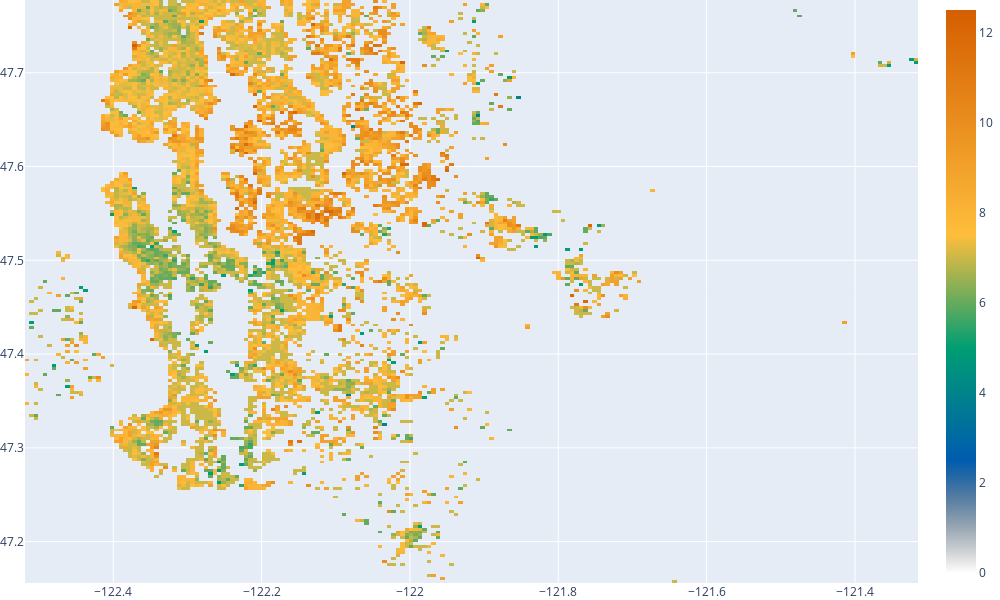

Notebook cell for this chart:
### Code cell
# Set initial center coordinates and zoom level
initial_center = {"lat": df_kch["lat"].mean(), "lon": df_kch["long"].mean()}
initial_zoom = 10  # Adjust the zoom level as needed

# Define the grid dimensions (number of bins)
num_bins_x = 200
num_bins_y = 200


# Calculate bin edges
x_edges = np.linspace(df_kch["long"].min(), df_kch["long"].max(), num_bins_x + 1)
y_edges = np.linspace(df_kch["lat"].min(), df_kch["lat"].max(), num_bins_y + 1)

# Use numpy.digitize to assign data points to bins
x_bin_indices = np.digitize(df_kch["long"], x_edges) - 1
y_bin_indices = np.digitize(df_kch["lat"], y_edges) - 1

# Aggregate data into rectangular bins
bin_avg_grades = np.zeros((num_bins_y, num_bins_x))

# Calculate average grades for each bin
for i in range(num_bins_y):
    for j in range(num_bins_x):
        mask = (x_bin_indices == j) & (y_bin_indices == i)
        if np.any(mask):
            bin_avg_grades[i, j] = np.mean(df_kch.loc[mask, "grade"])

# Define a color scale with transparency
colorscale = [
    [0, "rgba(0, 0, 0, 0)"],  # Transparent
    [0.2, "rgb(0, 92, 175)"],  # Blue
    [0.4, "rgb(0, 158, 115)"],  # Green
    [0.6, "rgb(254, 190, 60)"],  # Yellow
    [1.0, "rgb(213, 94, 0)"]  # Orange
]
# Create a heatmap-like representation using go.Heatmap
heatmap = go.Heatmap(
    z=bin_avg_grades,
    x=(x_edges[:-1] + x_edges[1:]) / 2,
    y=(y_edges[:-1] + y_edges[1:]) / 2,
    colorscale=colorscale,  # Choose a colorscale
    showscale=True  # Show the color scale legend
)

fig = go.Figure(heatmap)

# fig = px.scatter_geo(df_kch,
#                      lat="lat", lon="long",
#                      text="grade",
#                      color_discrete_sequence=["tomato"],
#                      size_max=5)#,
#                     #  center=initial_center,
#                     #  scope="north america",  # Adjust the scope as needed
#                     #  projection_scale=10)# Adjust the size of the markers


# Update the figure layout to set focus and zoom
fig.update_geos(
    projection_type="albers usa",  # Set the projection type
    center={"lat": initial_center["lat"], "lon": initial_center["lon"]},  # Center on the initial center
    visible=False,  # Hide the default world map
    showland=True,  # Show land outlines
    projection_scale=0
)
fig.update_layout(
    width=1000,  # Set the width of the figure
    height=600  # Set the height of the figure
)

fig.update_layout(
    margin={"r": 0, "t": 0, "l": 0, "b": 0}  # Adjust margins to reduce white space
)

# Show the plot
fig.show()

### Figure 1 — Plotly figure (JSON) as saved in the notebook; plotly's stock layout.template omitted (floating-point values rounded to 4 significant figures; data arrays with more than 128 entries replaced by an {"elided": "..."} marker saying what was removed)
{"data": [{"colorscale": [[0, "rgba(0, 0, 0, 0)"], [0.2, "rgb(0, 92, 175)"], [0.4, "rgb(0, 158, 115)"], [0.6, "rgb(254, 190, 60)"], [1, "rgb(213, 94, 0)"]], "showscale": true, "type": "heatmap", "x": {"elided": "200 float values"}, "y": {"elided": "200 float values"}, "z": {"elided": "200x200 float values"}}], "layout": {"geo": {"center": {"lat": 47.56, "lon": -122.2}, "projection": {"scale": 0, "type": "albers usa"}, "showland": true, "visible": false}, "height": 600, "margin": {"b": 0, "l": 0, "r": 0, "t": 0}, "width": 1000}}
